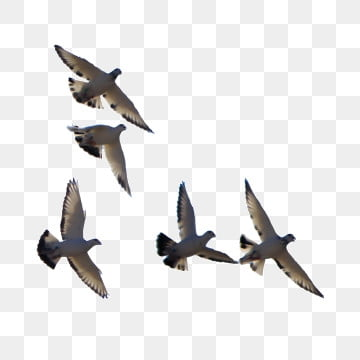
#> input picture Image/bird.jpg, 360 x 360 px, found by its file name
$ python latihan8.py
#> lines starting #> are read from the running program, lines starting #| are printed output that depends on the picture; after the words box and inside, x2 and y2 are one past the last pixel; in counts of white or black regions, pixels touching at a corner belong together
import cv2
import numpy as np
from cv2 import waitKey

# Baca gambar
img = cv2.imread('image/bird.jpg')  # Ganti dengan path gambar Anda
#> img is the input picture: shape (360, 360, 3); mean B, G, R 230.1, 230.3, 231
gray = cv2.cvtColor(img, cv2.COLOR_BGR2GRAY)
_, binary = cv2.threshold(gray, 127, 255, cv2.THRESH_BINARY)
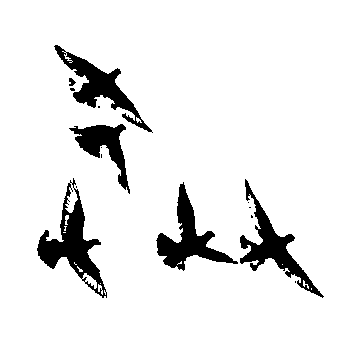
#> binary: shape (360, 360); 91.9% white; 15 black regions (9 under 20 px), largest, box (x1, y1, x2, y2) and area: (37, 178, 107, 298) 2568, (156, 182, 238, 271) 2183, (240, 179, 324, 298) 2151, (54, 45, 153, 133) 2052, (69, 124, 130, 194) 1468, (69, 78, 76, 86) 36

# Definisikan kernel berbagai ukuran
kernels = {
    '3x3': cv2.getStructuringElement(cv2.MORPH_RECT, (3, 3)),
    '5x5': cv2.getStructuringElement(cv2.MORPH_RECT, (5, 5)),
    '7x7': cv2.getStructuringElement(cv2.MORPH_RECT, (7, 7)),
    '9x9': cv2.getStructuringElement(cv2.MORPH_RECT, (9, 9))
}

# Lakukan thickening dengan masing-masing kernel
results = {}
for name, kernel in kernels.items():
    dilated = cv2.dilate(binary, kernel, iterations=1)
    results[name] = dilated
#> this loop made 4 passes
#> pass 1, `dilated = cv2.dilate(binary, kernel, iterations=1)`:
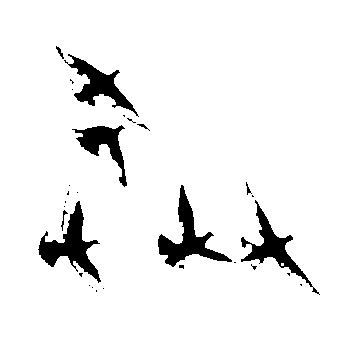
#> dilated: shape (360, 360); 94.2% white; 29 black regions (20 under 20 px), largest, box (x1, y1, x2, y2) and area: (38, 201, 101, 283) 1729, (158, 185, 232, 267) 1702, (241, 200, 320, 295) 1401
#> pass 2, `dilated = cv2.dilate(binary, kernel, iterations=1)`:
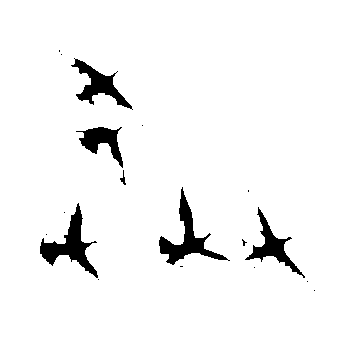
#> dilated: shape (360, 360); 95.8% white; 18 black regions (12 under 20 px), largest, box (x1, y1, x2, y2) and area: (40, 203, 98, 278) 1331, (159, 187, 230, 265) 1311, (71, 58, 133, 110) 1007, (245, 207, 305, 278) 934, (76, 127, 123, 168) 803, (120, 170, 126, 185) 34
#> pass 3, `dilated = cv2.dilate(binary, kernel, iterations=1)`:
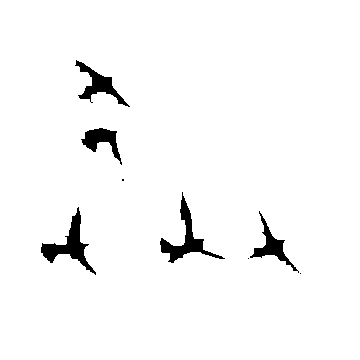
#> dilated: shape (360, 360); 97% white; 8 black regions (3 under 20 px), largest, box (x1, y1, x2, y2) and area: (41, 207, 96, 275) 1005, (160, 192, 225, 263) 955, (75, 60, 130, 107) 716, (250, 211, 299, 273) 626, (81, 128, 122, 165) 597
#> after the loop, results = 4 items

# Tampilkan semua hasil
cv2.imshow("Citra Biner", binary)
for name, result in results.items():
    cv2.imshow(f"Thickening {name}", result)
#> this loop made 4 passes
#> name on passes 1 to 4: '3x3', '5x5', '7x7', '9x9'

waitKey(0)
cv2.destroyAllWindows()

$ run again, with Image/pohon.jpg copied over Image/bird.jpg
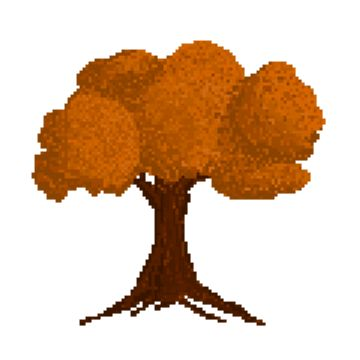
#> input picture Image/pohon.jpg, 360 x 360 px, found by its file name
#> img is the input picture: shape (360, 360, 3); mean B, G, R 173.4, 196.1, 223
#> `_, binary = cv2.threshold(gray, 127, 255, cv2.THRESH_BINARY)`:
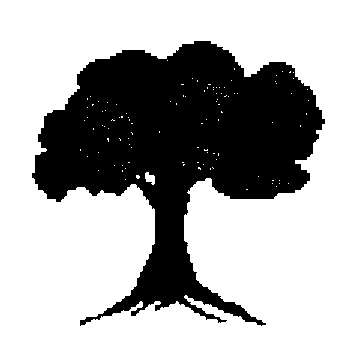
#> binary: shape (360, 360); 68.5% white; 1 black region, box (x1, y1, x2, y2) and area: (32, 41, 325, 326) 40830
#> the loop `for name, kernel in kernels.items():` made 4 passes
#> pass 3, `dilated = cv2.dilate(binary, kernel, iterations=1)`:
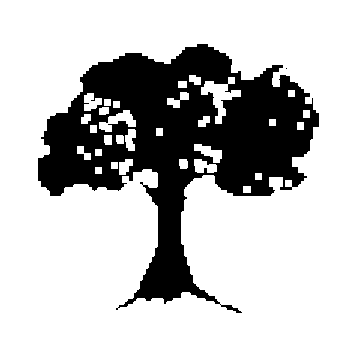
#> dilated: shape (360, 360); 76.1% white; 2 black regions (1 under 20 px), largest, box (x1, y1, x2, y2) and area: (38, 44, 319, 313) 30969
#> after the loop `for name, kernel in kernels.items():`: results = 4 items
#> the loop `for name, result in results.items():` made 4 passes
#> name on passes 1 to 4: '3x3', '5x5', '7x7', '9x9'
